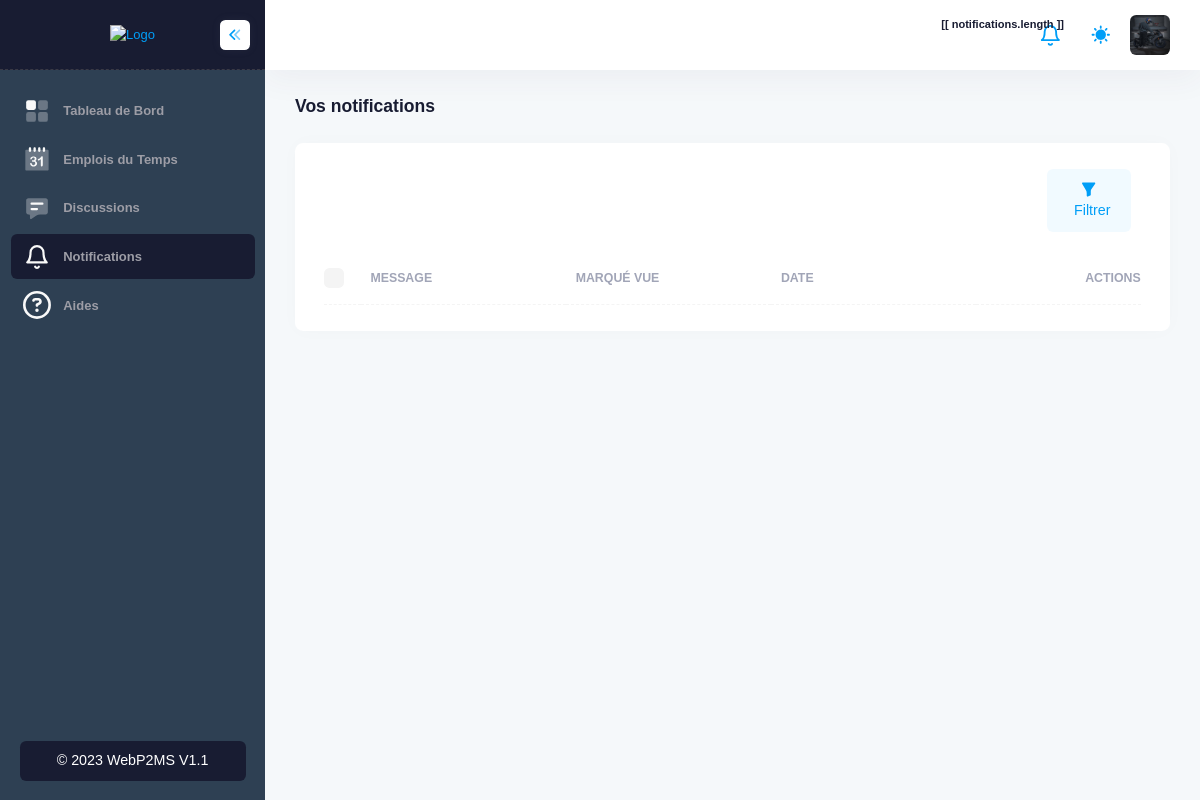
The app's page /vous/vos-notifications (signed in), older data.
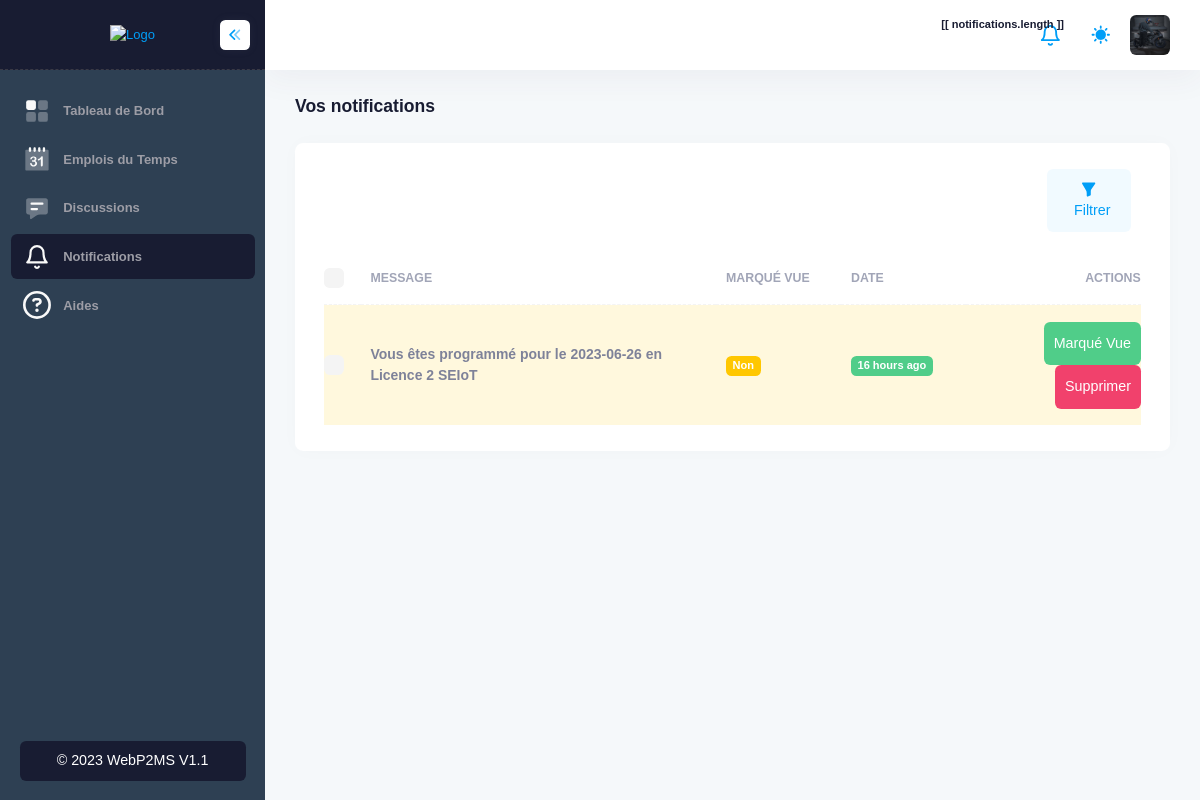
The same page, newer data.
### App/models.py (models this page shows, shortened)
class Notification(models.Model):
    user = models.ForeignKey(
        MyUser, on_delete=models.CASCADE, related_name='notifications')
    message = models.CharField(max_length=255)
    is_opened = models.BooleanField(default=False, blank=True)
    created_at = models.DateTimeField(auto_now_add=True)
    class Meta:
        ordering = ['-created_at']

### App/views.py (the view)
# urls.py: path('vous/vos-notifications', views.notifications, name='notifications'),
@login_required
def notifications(request):
    context = {
        'notifications': request.user.notifications.all()
    }
    return render(request, 'app/notifications.html', context)

### template/app/notifications.html (shortened to what the changed rows need)
{% extends 'base/base.html' %}
{% load humanize %}
{% block 'main' %}
<div class="d-flex flex-column flex-column-fluid">
    <div id="kt_app_toolbar" class="app-toolbar py-4 py-lg-8">
        <div id="kt_app_toolbar_container" class="app-container container-xxl d-flex flex-stack">
            <div class="page-title d-flex flex-column justify-content-center flex-wrap me-3">
                <h1 class="page-heading d-flex text-dark fw-bold fs-3 flex-column justify-content-center my-0">
                    Vos notifications
                </h1>
            </div>
        </div>
    </div>
    <div id="kt_app_content" class="app-content flex-column-fluid">
        <div id="kt_app_content_container" class="app-container container-xxl">
            <div class="card">
                <div class="card-body py-4">
                    <table class="table align-middle table-row-dashed fs-6 gy-5" id="kt_table_users" data-desc="notifications">
                        <thead>
                            <tr class="text-start text-muted fw-bold fs-7 text-uppercase gs-0">
                                <th class="w-10px pe-2">
                                    <div class="form-check form-check-sm form-check-custom form-check-solid me-3">
                                        <input class="form-check-input form-check-action" type="checkbox" data-kt-check="true"
                                            data-kt-check-target="#kt_table_users .form-check-action" value="1" />
                                    </div>
                                </th>
                                <th class="min-w-125px">Message</th>
                                <th class="min-w-125px">Marqué Vue</th>
                                <th class="min-w-125px">Date</th>
                                <th class="text-end min-w-100px">Actions</th>
                            </tr>
                        </thead>
                        <tbody class="text-gray-600 fw-semibold">
                            {% for n in notifications %}
                            <tr class="{% if not n.is_opened %} bg-light-warning {% endif %}" data-user-id="{{ n.id }}"
                                data-route="{% url 'ajax.user.delete' %}" data-model="notifications"
                                data-name="{{ n.message }}">
                                <td>
                                    <div class="form-check form-check-sm form-check-custom form-check-solid">
                                        <input class="form-check-input form-check-action" type="checkbox" value="1" />
                                    </div>
                                </td>
                                <td class="align-items-center">
                                    <div class="fw-bold">
                                        {{ n.message }}
                                    </div>
                                </td>
                                <td class="align-items-center">
                                    <div class="badge badge-warning fw-bold">
                                        {% if n.is_opened %} Oui {% else %} Non {% endif %}
                                    </div>
                                </td>
                                <td class="align-items-center">
                                    <div class="badge badge-success fw-bold">
                                        {{ n.created_at|naturaltime }}
                                    </div>
                                </td>
                                <td class="text-end">
                                    <a href="{% url 'notifications.mark' n.id %}" class="btn btn-success px-3">Marqué
                                        Vue</a>
                                    <a href="#" class="btn btn-danger px-3"
                                        data-kt-users-table-filter="delete_row">Supprimer</a>
                                </td>
                            </tr>
                            {% endfor %}
                        </tbody>
                    </table>
                </div>
            </div>
        </div>
    </div>
</div>
{% endblock %}

Row changes from the older to the newer data that the page shows:
added Notification: message "Vous êtes programmé pour le 2023-06-26 en Licence 2 SEIoT", is_opened "Non", created_at "16 hours ago"
